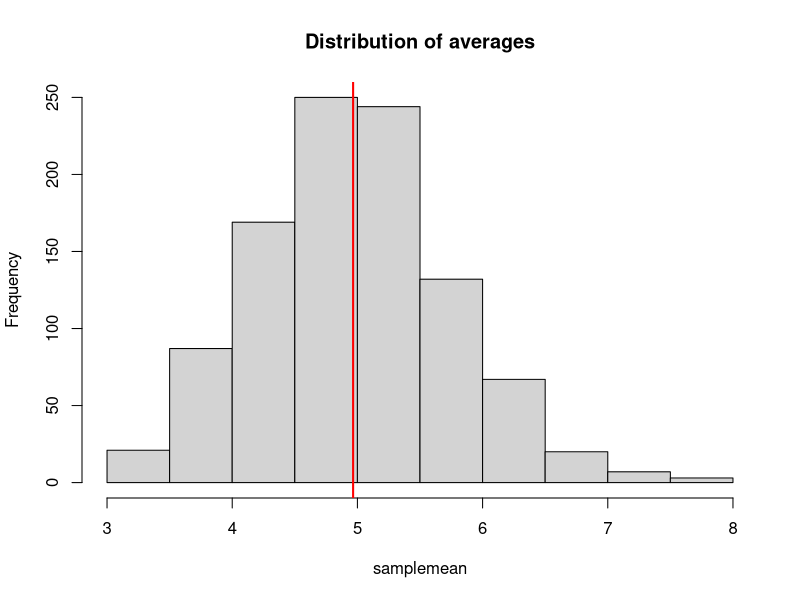

Write R code to recreate this figure.
## ---- chunk 1
# number of simulations, lambda and distribution sample
nosim <- 1000
lambda <- 0.2
sampledist <- 40

samplemean = NULL
set.seed(283764)
for (i in 1:nosim) samplemean = c(samplemean, mean(rexp(sampledist,lambda)))
## ---- chunk 2
hist(samplemean, main = "Distribution of averages")
abline(v = mean(samplemean), lwd=2, col="red")
## ---- chunk 3
mean_theo <- 1/lambda
mean_dist <- mean(samplemean)
